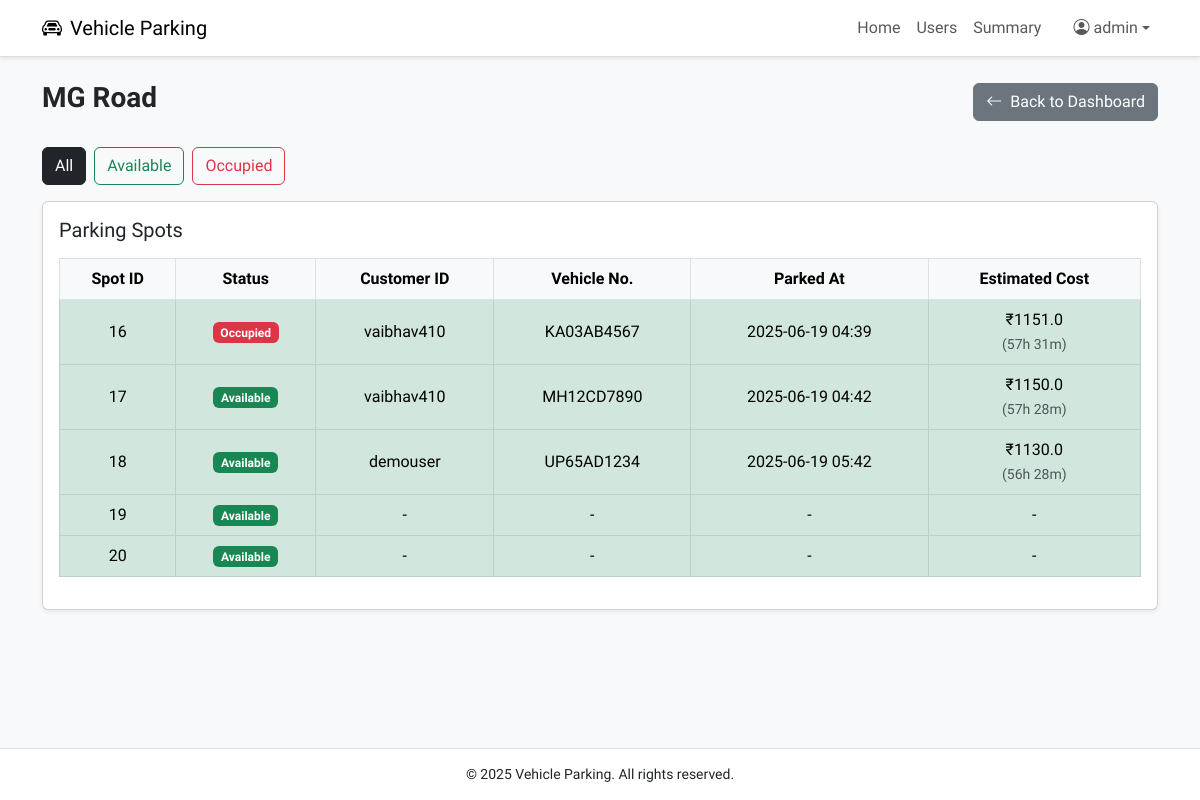
Page /admin/lots/4/spots (signed in) on the committed database.
### models.py (models this page shows, shortened)
class Admin(db.Model, UserMixin):
    __tablename__ = 'admin'
    id = db.Column(db.Integer, primary_key=True)
    username = db.Column(db.String(100), unique=True, nullable=False)
    password_hash = db.Column(db.String(200), nullable=False)
    role = db.Column(db.String(20), nullable=False, default='admin')
    created_at = db.Column(db.DateTime, default=datetime.utcnow)

class ParkingLot(db.Model):
    __tablename__ = 'parking_lot'
    id = db.Column(db.Integer, primary_key=True)
    city_id = db.Column(db.Integer, db.ForeignKey('city.id'), nullable=False)
    prime_location_name = db.Column(db.String(100), nullable=False)
    address = db.Column(db.String(200))
    pin_code = db.Column(db.String(10))
    price_per_hour = db.Column(db.Float, nullable=False)
    max_spots = db.Column(db.Integer, nullable=False)
    created_at = db.Column(db.DateTime, default=datetime.utcnow)
    spots = db.relationship('ParkingSpot', backref='lot', cascade='all, delete-orphan', lazy=True)

class ParkingSpot(db.Model):
    __tablename__ = 'parking_spot'
    id = db.Column(db.Integer, primary_key=True)
    lot_id = db.Column(db.Integer, db.ForeignKey('parking_lot.id', ondelete='CASCADE'), nullable=False)
    status = db.Column(db.String(1), default='A')  # A = Available, O = Occupied
    created_at = db.Column(db.DateTime, default=datetime.utcnow)
    reservation = db.relationship('Reservation', backref='spot', uselist=False, cascade='all, delete-orphan')
    @property
    def is_occupied(self):
        return self.status == 'O'

class User(db.Model, UserMixin):
    __tablename__ = 'user'
    id = db.Column(db.Integer, primary_key=True)
    username = db.Column(db.String(100), unique=True, nullable=False)
    full_name = db.Column(db.String(100), nullable=False)
    email = db.Column(db.String(100), unique=True, nullable=False)
    password_hash = db.Column(db.String(200), nullable=False)
    address = db.Column(db.String(200))
    pin_code = db.Column(db.String(10))
    role = db.Column(db.String(20), nullable=False, default='user')
    created_at = db.Column(db.DateTime, default=datetime.utcnow)
    reservations = db.relationship('Reservation', backref='user', lazy=True)

class Reservation(db.Model):
    __tablename__ = 'reservation'
    id = db.Column(db.Integer, primary_key=True)
    spot_id = db.Column(db.Integer, db.ForeignKey('parking_spot.id'), nullable=False)
    user_id = db.Column(db.Integer, db.ForeignKey('user.id'), nullable=False)
    vehicle_number = db.Column(db.String(20), nullable=False)
    parking_timestamp = db.Column(db.DateTime, default=datetime.utcnow)
    leaving_timestamp = db.Column(db.DateTime)
    parking_cost = db.Column(db.Float)
    is_active = db.Column(db.Boolean, default=True)

### controllers/admin.py (the view)
@admin_bp.route('/lots/<int:lot_id>/spots')
@login_required
@admin_required
def view_lot(lot_id):
    lot = ParkingLot.query.get_or_404(lot_id)
    filter_type = request.args.get('filter')
    all_spots = ParkingSpot.query.filter_by(lot_id=lot.id).all()
    if filter_type == 'available':
        spots = [spot for spot in all_spots if not spot.reservation]
    elif filter_type == 'occupied':
        spots = [spot for spot in all_spots if spot.reservation]
    else:
        spots = all_spots
    now = datetime.utcnow()
    return render_template('admin/view_spots.html', lot=lot, spots=spots, now=now, filter=filter_type)

### app.py (called while the page is built)
@login_manager.user_loader
def load_user(user_id):
    user_type = session.get('user_type')
    if user_type == 'user':
        return User.query.get(int(user_id))
    elif user_type == 'admin':
        return Admin.query.get(int(user_id))
    return None

### templates/admin/view_spots.html (shortened to what this page needs)
{% extends 'base.html' %}
{% block content %}
<div class="container py-4">
    <div class="d-flex justify-content-between align-items-center mb-4">
        <h3 class="fw-bold">{{ lot.prime_location_name }}</h3>
        <a href="{{ url_for('admin.dashboard') }}" class="btn btn-secondary">
            <i class="bi bi-arrow-left me-1"></i> Back to Dashboard
        </a>
    </div>
    <div class="mb-3 d-flex flex-wrap gap-2">
        <a href="{{ url_for('admin.view_lot', lot_id=lot.id) }}"
            class="btn btn-outline-dark {% if not filter %}active{% endif %}">
            All
        </a>
        <a href="{{ url_for('admin.view_lot', lot_id=lot.id, filter='available') }}"
           class="btn btn-outline-success {% if filter == 'available' %}active{% endif %}">
            Available
        </a>
        <a href="{{ url_for('admin.view_lot', lot_id=lot.id, filter='occupied') }}"
            class="btn btn-outline-danger {% if filter == 'occupied' %}active{% endif %}">
            Occupied
        </a>
    </div>
    <div class="card shadow-sm">
        <div class="card-body">
            <h5 class="card-title mb-3">Parking Spots</h5>
            <div class="table-responsive">
                <table class="table table-bordered table-hover align-middle text-center">
                    <thead class="table-light">
                        <tr>
                            <th>Spot ID</th>
                            <th>Status</th>
                            <th>Customer ID</th>
                            <th>Vehicle No.</th>
                            <th>Parked At</th>
                            <th>Estimated Cost</th>
                        </tr>
                    </thead>
                    <tbody>
                        {% for spot in spots %}
                        <tr class="
                            {% if spot.is_reserved %}
                                {% if (now - spot.reservation.parking_timestamp).total_seconds() <= 600 %}
                                    table-warning
                                {% else %}
                                    table-danger
                                {% endif %}
                            {% else %}
                                table-success
                            {% endif %}
                        ">
                            <td>{{ spot.id }}</td>
                            <td>
                                {% if spot.is_occupied %}
                                    <span class="badge bg-danger">Occupied</span>
                                {% else %}
                                    <span class="badge bg-success">Available</span>
                                {% endif %}
                            </td>
                            <td>
                                {% if spot.reservation %}
                                    {{ spot.reservation.user.username }}
                                {% else %}
                                    -
                                {% endif %}
                            </td>
                            <td>
                                {% if spot.reservation %}
                                    {{ spot.reservation.vehicle_number }}
                                {% else %}
                                    -
                                {% endif %}
                            </td>
                            <td>
                                {% if spot.reservation %}
                                    {{ spot.reservation.parking_timestamp.strftime('%Y-%m-%d %H:%M') }}
                                {% else %}
                                    -
                                {% endif %}
                            </td>
                            <td>
                                {% if spot.reservation %}
                                    {% set total_seconds = (now - spot.reservation.parking_timestamp).total_seconds() %}
                                    {% set total_minutes = (total_seconds // 60) | int %}
                                    {% set hours = total_minutes // 60 %}
                                    {% set minutes = total_minutes % 60 %}
                                    {% if total_minutes <= 60 %}
                                        {% set cost = lot.price_per_hour %}
                                    {% else %}
                                        {% set per_min_cost = lot.price_per_hour / 60 %}
                                        {% set cost = (per_min_cost * total_minutes) | round(0, 'ceil') %}
                                    {% endif %}
                                    ₹{{ cost }}<br>
                                    <small class="text-muted">({{ hours }}h {{ minutes }}m)</small>
                                {% else %}
                                    -
                                {% endif %}
                            </td>
                        </tr>
                        {% endfor %}
                    </tbody>
                </table>
            </div>
        </div>
    </div>
</div>
{% endblock %}

### templates/base.html (shortened to what this page needs)
<!DOCTYPE html>
<html lang="en">
<head>
    <link href="https://cdn.jsdelivr.net/npm/bootstrap@5.3.0/dist/css/bootstrap.min.css" rel="stylesheet">
    <link href="https://cdnjs.cloudflare.com/ajax/libs/bootstrap-icons/1.11.1/font/bootstrap-icons.min.css" rel="stylesheet">
</head>
<body>
<nav class="navbar navbar-expand-lg navbar-light shadow-sm">
    <div class="container">
        <a class="navbar-brand" href="{% if session['user_type'] == 'admin' %}
        {{ url_for('admin.dashboard') }}
        {% elif session['user_type'] == 'admin' %}
            {{ url_for('user.dashboard') }}
        {% else %}
            {{ url_for('index') }}
        {% endif %}">
            <i class="bi bi-car-front me-2"></i>Vehicle Parking
        </a>
        <div class="collapse navbar-collapse justify-content-end" id="navbarNav">
            <ul class="navbar-nav">
                {% if current_user.is_authenticated %}
                    {% if session['user_type'] == 'admin' %}
                        <li class="nav-item"><a class="nav-link" href="{{ url_for('admin.dashboard') }}">Home</a></li>
                        <li class="nav-item"><a class="nav-link" href="{{ url_for('admin.view_users') }}">Users</a></li>
                        <li class="nav-item"><a class="nav-link" href="{{ url_for('admin.summary') }}">Summary</a></li>
                    {% else %}
                        <li class="nav-item"><a class="nav-link" href="{{ url_for('user.dashboard') }}">Home</a></li>
                        <a href="{{ url_for('user.my_reservations') }}" class="nav-link">My Reservations</a>
                        <li class="nav-item"><a class="nav-link" href="{{ url_for('user.summary') }}">Summary</a></li>
                    {% endif %}
                    <li class="nav-item dropdown ms-3">
                        <a class="nav-link dropdown-toggle d-flex align-items-center" href="#" role="button" data-bs-toggle="dropdown">
                            <i class="bi bi-person-circle me-1"></i> {{ current_user.full_name or current_user.username }}
                        </a>
                    </li>
                {% else %}
                    <li class="nav-item"><a class="nav-link" href="{{ url_for('auth.login') }}">Login</a></li>
                    <li class="nav-item"><a class="nav-link" href="{{ url_for('auth.register') }}">Register</a></li>
                {% endif %}
            </ul>
        </div>
    </div>
</nav>
<div class="position-fixed top-0 end-0 p-3" style="z-index: 1050;">
</div>
<div>
    {% block content %}
    {% endblock %}
</div>
<footer>
    <div class="container">
        <p class="mb-0">&copy; 2025 Vehicle Parking. All rights reserved.</p>
    </div>
</footer>
</body>
</html>

### templates/base.html (style rules this page uses)
body { font-family: 'Afacad',sans-serif; background-color: #f8f9fa; display: flex; flex-direction: column; min-height: 100vh; font-size: 16px; }
.navbar { background-color: #fff; border-bottom: 1px solid #ddd; }
footer { background-color: #fff; border-top: 1px solid #e1e1e1; padding: 15px 0; text-align: center; font-size: 14px; margin-top: auto; }

### rows in the picture
Admin: username "admin"
ParkingLot: prime_location_name "MG Road"
ParkingSpot: id "16", status "Occupied", reservation.user.username "vaibhav410", reservation.vehicle_number "KA03AB4567", reservation.parking_timestamp "2025-06-19 04:39", cost "1151.0"
ParkingSpot: id "17", status "Available", reservation.user.username "vaibhav410", reservation.vehicle_number "MH12CD7890", reservation.parking_timestamp "2025-06-19 04:42", cost "1150.0"
ParkingSpot: id "18", status "Available", reservation.user.username "demouser", reservation.vehicle_number "UP65AD1234", reservation.parking_timestamp "2025-06-19 05:42", cost "1130.0"
ParkingSpot: id "19", status "Available"
ParkingSpot: id "20", status "Available"
